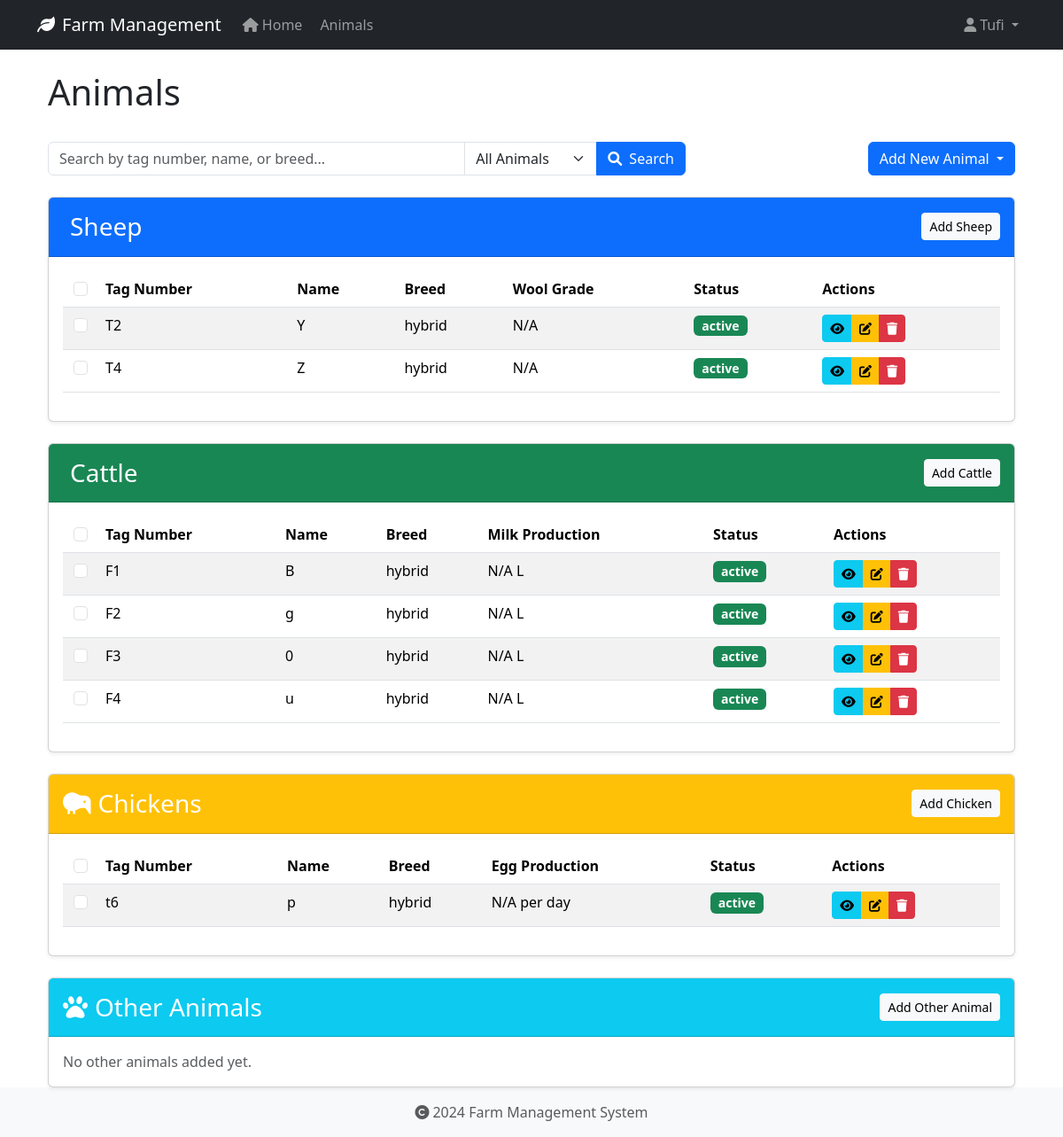
Before: /animals/ (signed in) with the older database file.
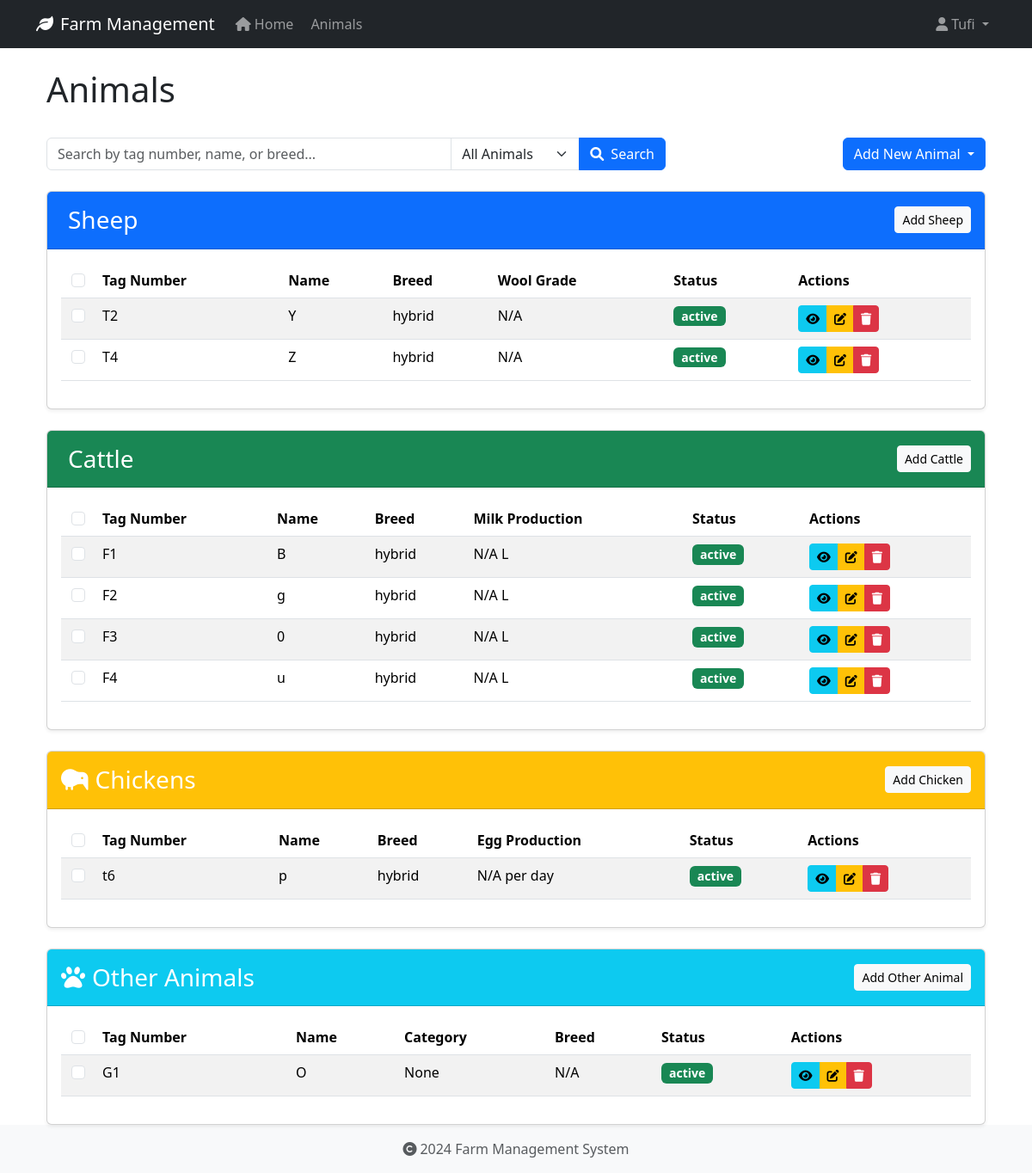
After: the same page with the newer database file.
### app/models/animal.py (models this page shows, shortened)
class Animal(db.Model):
    id = db.Column(db.Integer, primary_key=True)
    tag_number = db.Column(db.String(50), unique=True, nullable=False, index=True)
    name = db.Column(db.String(100), nullable=True)  # Explicitly mark as nullable
    species = db.Column(db.String(50), nullable=False, index=True)
    breed = db.Column(db.String(50), nullable=True)
    date_of_birth = db.Column(db.Date, nullable=True)
    gender = db.Column(db.String(20), nullable=True)
    weight = db.Column(db.Float, nullable=True)
    status = db.Column(db.String(20), default='active', nullable=False)
    purchase_date = db.Column(db.Date, nullable=True)
    purchase_price = db.Column(db.Float, nullable=True)
    notes = db.Column(db.Text, nullable=True)
    created_at = db.Column(db.DateTime, default=datetime.utcnow, nullable=False)
    updated_at = db.Column(db.DateTime, default=datetime.utcnow, onupdate=datetime.utcnow, nullable=False)
    wool_type = db.Column(db.String(50), nullable=True)
    last_shearing = db.Column(db.Date, nullable=True)
    fleece_weight = db.Column(db.Float, nullable=True)
    wool_grade = db.Column(db.String(20), nullable=True)
    lambing_status = db.Column(db.String(50), nullable=True)
    lambing_date = db.Column(db.Date, nullable=True)
    milk_production = db.Column(db.Float, nullable=True)
    last_milking = db.Column(db.Date, nullable=True)  # Changed from DateTime to Date
    milk_quality = db.Column(db.String(20), nullable=True)
    calving_status = db.Column(db.String(50), nullable=True)
    calving_date = db.Column(db.Date, nullable=True)
    milk_fat_content = db.Column(db.Float, nullable=True)
    egg_production = db.Column(db.Integer, nullable=True)
    egg_color = db.Column(db.String(20), nullable=True)
    comb_type = db.Column(db.String(20), nullable=True)
    laying_status = db.Column(db.String(20), nullable=True)
    last_laying_date = db.Column(db.Date, nullable=True)
    egg_size = db.Column(db.String(20), nullable=True)
    category = db.Column(db.String(50), nullable=True)
    special_needs = db.Column(db.Text, nullable=True)
    diet_requirements = db.Column(db.Text, nullable=True)
    habitat = db.Column(db.String(100), nullable=True)
    health_records = db.relationship('HealthRecord', backref='animal', lazy=True, cascade='all, delete-orphan')

### app/routes/animals.py (the view, shortened to what this page needs)
@bp.route('/')
@login_required
def index():
    search_query = request.args.get('search', '').strip()
    animal_type = request.args.get('type', 'all').lower()
    base_query = Animal.query
    if animal_type == 'all':
        sheep_list = base_query.filter_by(species='Sheep').all()
        cattle_list = base_query.filter_by(species='Cattle').all()
        chicken_list = base_query.filter_by(species='Chicken').all()
        other_list = base_query.filter(Animal.species.notin_(['Sheep', 'Cattle', 'Chicken'])).all()
    return render_template('animals/index.html',
                         sheep_list=sheep_list,
                         cattle_list=cattle_list,
                         chicken_list=chicken_list,
                         other_list=other_list,
                         search_query=search_query,
                         animal_type=animal_type)

### app/models/user.py (called while the page is built)
@login_manager.user_loader
def load_user(user_id):
    return User.query.get(int(user_id))

### app/templates/animals/index.html (shortened to what the changed rows need)
{% extends "base.html" %}
{% block content %}
<div class="container">
    <div class="d-flex justify-content-between align-items-center mb-4">
        <h1>Animals</h1>
    </div>
    <div class="card mb-4" id="sheep-section">
        <div class="card-body">
            {% if sheep_list %}
            <div class="table-responsive">
                <table class="table table-striped table-hover" id="sheep-table">
                    <thead>
                        <tr>
                            <th class="text-center" style="width: 40px;">
                                <input type="checkbox" class="form-check-input select-all" data-animal-type="sheep">
                            </th>
                            <th>Tag Number</th>
                            <th>Name</th>
                            <th>Breed</th>
                            <th>Wool Grade</th>
                            <th>Status</th>
                            <th>Actions</th>
                        </tr>
                    </thead>
                    <tbody>
                        {% for animal in sheep_list %}
                        <tr>
                            <td class="text-center">
                                <input type="checkbox" class="form-check-input animal-select"
                                       data-animal-id="{{ animal.id }}"
                                       data-animal-type="sheep">
                            </td>
                            <td>{{ animal.tag_number }}</td>
                            <td>{{ animal.name or 'N/A' }}</td>
                            <td>{{ animal.breed or 'N/A' }}</td>
                            <td>{{ animal.wool_grade or 'N/A' }}</td>
                            <td>
                                <span class="badge {% if animal.status == 'active' %}bg-success{% elif animal.status == 'sold' %}bg-info{% else %}bg-secondary{% endif %}">
                                    {{ animal.status }}
                                </span>
                            </td>
                            <td>
                                <div class="btn-group btn-group-sm">
                                    <a href="{{ url_for('animals.view', id=animal.id) }}" class="btn btn-info" title="View">
                                        <i class="fas fa-eye"></i>
                                    </a>
                                    <a href="{{ url_for('animals.edit', id=animal.id) }}" class="btn btn-warning" title="Edit">
                                        <i class="fas fa-edit"></i>
                                    </a>
                                    <button type="button" class="btn btn-danger" title="Delete"
                                            onclick="confirmDelete('{{ animal.id }}', '{{ animal.tag_number }}', 'Sheep')">
                                        <i class="fas fa-trash"></i>
                                    </button>
                                </div>
                            </td>
                        </tr>
                        {% endfor %}
                    </tbody>
                </table>
            </div>
            {% else %}
            <p class="text-muted mb-0" id="sheep-empty-message">No sheep added yet.</p>
            {% endif %}
        </div>
    </div>
    <div class="card mb-4" id="cattle-section">
        <div class="card-body">
            {% if cattle_list %}
            <div class="table-responsive">
                <table class="table table-striped table-hover" id="cattle-table">
                    <thead>
                        <tr>
                            <th class="text-center" style="width: 40px;">
                                <input type="checkbox" class="form-check-input select-all" data-animal-type="cattle">
                            </th>
                            <th>Tag Number</th>
                            <th>Name</th>
                            <th>Breed</th>
                            <th>Milk Production</th>
                            <th>Status</th>
                            <th>Actions</th>
                        </tr>
                    </thead>
                    <tbody>
                        {% for animal in cattle_list %}
                        <tr>
                            <td class="text-center">
                                <input type="checkbox" class="form-check-input animal-select"
                                       data-animal-id="{{ animal.id }}"
                                       data-animal-type="cattle">
                            </td>
                            <td>{{ animal.tag_number }}</td>
                            <td>{{ animal.name or 'N/A' }}</td>
                            <td>{{ animal.breed or 'N/A' }}</td>
                            <td>{{ animal.milk_production|round(1) if animal.milk_production else 'N/A' }} L</td>
                            <td>
                                <span class="badge {% if animal.status == 'active' %}bg-success{% elif animal.status == 'sold' %}bg-info{% else %}bg-secondary{% endif %}">
                                    {{ animal.status }}
                                </span>
                            </td>
                            <td>
                                <div class="btn-group btn-group-sm">
                                    <a href="{{ url_for('animals.view', id=animal.id) }}" class="btn btn-info" title="View">
                                        <i class="fas fa-eye"></i>
                                    </a>
                                    <a href="{{ url_for('animals.edit', id=animal.id) }}" class="btn btn-warning" title="Edit">
                                        <i class="fas fa-edit"></i>
                                    </a>
                                    <button type="button" class="btn btn-danger" title="Delete"
                                            onclick="confirmDelete('{{ animal.id }}', '{{ animal.tag_number }}', 'Cattle')">
                                        <i class="fas fa-trash"></i>
                                    </button>
                                </div>
                            </td>
                        </tr>
                        {% endfor %}
                    </tbody>
                </table>
            </div>
            {% else %}
            <p class="text-muted mb-0" id="cattle-empty-message">No cattle added yet.</p>
            {% endif %}
        </div>
    </div>
    <div class="card mb-4" id="chicken-section">
        <div class="card-body">
            {% if chicken_list %}
            <div class="table-responsive">
                <table class="table table-striped table-hover" id="chicken-table">
                    <thead>
                        <tr>
                            <th class="text-center" style="width: 40px;">
                                <input type="checkbox" class="form-check-input select-all" data-animal-type="chicken">
                            </th>
                            <th>Tag Number</th>
                            <th>Name</th>
                            <th>Breed</th>
                            <th>Egg Production</th>
                            <th>Status</th>
                            <th>Actions</th>
                        </tr>
                    </thead>
                    <tbody>
                        {% for animal in chicken_list %}
                        <tr>
                            <td class="text-center">
                                <input type="checkbox" class="form-check-input animal-select"
                                       data-animal-id="{{ animal.id }}"
                                       data-animal-type="chicken">
                            </td>
                            <td>{{ animal.tag_number }}</td>
                            <td>{{ animal.name or 'N/A' }}</td>
                            <td>{{ animal.breed or 'N/A' }}</td>
                            <td>{{ animal.egg_production or 'N/A' }} per day</td>
                            <td>
                                <span class="badge {% if animal.status == 'active' %}bg-success{% elif animal.status == 'sold' %}bg-info{% else %}bg-secondary{% endif %}">
                                    {{ animal.status }}
                                </span>
                            </td>
                            <td>
                                <div class="btn-group btn-group-sm">
                                    <a href="{{ url_for('animals.view', id=animal.id) }}" class="btn btn-info" title="View">
                                        <i class="fas fa-eye"></i>
                                    </a>
                                    <a href="{{ url_for('animals.edit', id=animal.id) }}" class="btn btn-warning" title="Edit">
                                        <i class="fas fa-edit"></i>
                                    </a>
                                    <button type="button" class="btn btn-danger" title="Delete"
                                            onclick="confirmDelete('{{ animal.id }}', '{{ animal.tag_number }}', 'Chicken')">
                                        <i class="fas fa-trash"></i>
                                    </button>
                                </div>
                            </td>
                        </tr>
                        {% endfor %}
                    </tbody>
                </table>
            </div>
            {% else %}
            <p class="text-muted mb-0" id="chicken-empty-message">No chickens added yet.</p>
            {% endif %}
        </div>
    </div>
    <div class="card" id="other-section">
        <div class="card-body">
            {% if other_list %}
            <div class="table-responsive">
                <table class="table table-striped table-hover" id="other-table">
                    <thead>
                        <tr>
                            <th class="text-center" style="width: 40px;">
                                <input type="checkbox" class="form-check-input select-all" data-animal-type="other">
                            </th>
                            <th>Tag Number</th>
                            <th>Name</th>
                            <th>Category</th>
                            <th>Breed</th>
                            <th>Status</th>
                            <th>Actions</th>
                        </tr>
                    </thead>
                    <tbody>
                        {% for animal in other_list %}
                        <tr>
                            <td class="text-center">
                                <input type="checkbox" class="form-check-input animal-select"
                                       data-animal-id="{{ animal.id }}"
                                       data-animal-type="other">
                                    </td>
                                    <td>{{ animal.tag_number }}</td>
                                    <td>{{ animal.name or 'N/A' }}</td>
                                    <td>{{ animal.category }}</td>
                                    <td>{{ animal.breed or 'N/A' }}</td>
                                    <td>
                                        <span class="badge {% if animal.status == 'active' %}bg-success{% elif animal.status == 'sold' %}bg-info{% else %}bg-secondary{% endif %}">
                                            {{ animal.status }}
                                        </span>
                                    </td>
                                    <td>
                                        <div class="btn-group btn-group-sm">
                                            <a href="{{ url_for('animals.view', id=animal.id) }}" class="btn btn-info" title="View">
                                                <i class="fas fa-eye"></i>
                                            </a>
                                            <a href="{{ url_for('animals.edit', id=animal.id) }}" class="btn btn-warning" title="Edit">
                                                <i class="fas fa-edit"></i>
                                            </a>
                                            <button type="button" class="btn btn-danger" title="Delete"
                                                    onclick="confirmDelete('{{ animal.id }}', '{{ animal.tag_number }}', 'Other')">
                                                <i class="fas fa-trash"></i>
                                            </button>
                                        </div>
                                    </td>
                                </tr>
                                {% endfor %}
                            </tbody>
                        </table>
                    </div>
                    {% else %}
                    <p class="text-muted mb-0" id="other-empty-message">No other animals added yet.</p>
                    {% endif %}
                </div>
            </div>
        </div>
        {% endblock content %}

Changed rows visible on the page:
added Animal: tag_number "G1", name "O", category "None", breed "N/A", status "active", shown under "Other Animals"
Other visible differences:
form field value: (not shown) → "☐"
text no longer shown: "No other animals added yet."
text now shown: "Tag Number Name Category Breed Status Actions"
